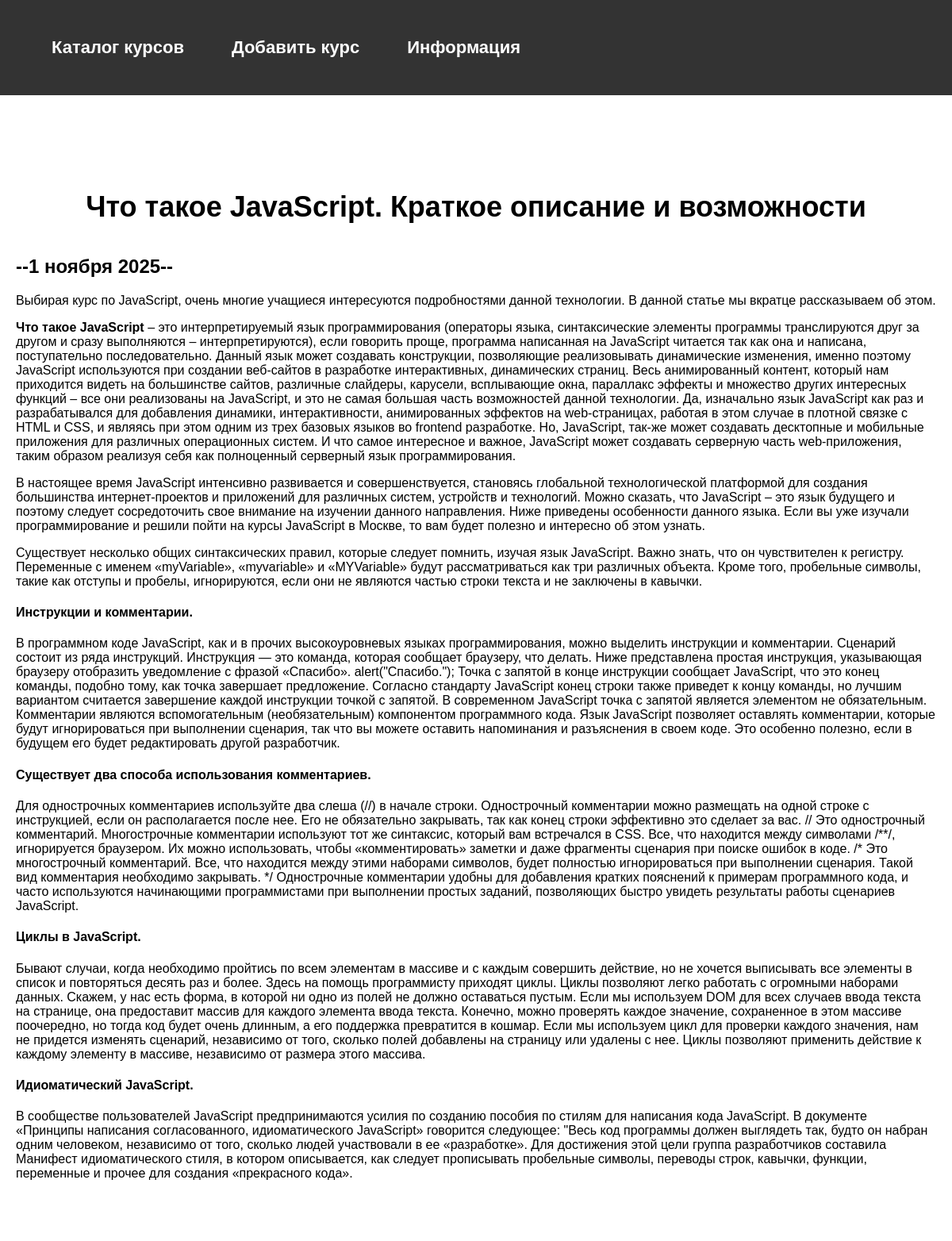
The app's page /blog/5 with its own data.
### blog/models.py (models this page shows, shortened)
class Blog(models.Model):
    title = models.CharField(max_length=200)
    description = models.TextField()
    date = models.DateField()

### blog/views.py (the view)
# urls.py: path('<int:blog_id>', views.detail, name='detail'),
def detail(request, blog_id):
    blog = get_object_or_404(Blog, pk=blog_id)
    return render(request, 'blog/details.html', {'blog': blog})

### blog/templates/blog/details.html
{% extends 'skills/base.html' %}
{% block content %}
<div class="detail">
    <h1>{{ blog.title }}</h1>
    <h2>--{{ blog.date|date:'j E Y' }}--</h2>
    {{ blog.description|safe }}
</div>
{% endblock %}

### skills/static/css/style.css (style rules this page uses)
body { font-family: "Roboto", sans-serif; padding: 0; margin: 0; background: #lightyellow; }
.content h1 { text-align: center; margin: 60px 0 40px; font-size: 36px; }
.detail { background: #FFF; padding: 20px 20px 60px; }
body { font-family: Arial, sans-serif; }

### records on screen
Blog: title "Что такое JavaScript. Краткое описание и возможности", date "1 ноября 2025", description "Выбирая курс по JavaScript, очень многие учащиеся интересуются подробностями данной технологии. В данной статье мы вкратце рассказываем об этом. Что такое JavaScript – это интерпретируемый язык программирования (операторы языка, синтаксические элементы программы транслируются друг за другом и сразу выполняются – интерпретируются), если говорить проще, программа написанная на JavaScript читается так как она и написана, поступательно последовательно. Данный язык может создавать конструкции, позволяющие реализовывать динамические изменения, именно поэтому JavaScript используются при создании веб-сайтов в разработке интерактивных, динамических страниц. Весь анимированный контент, который нам…"
